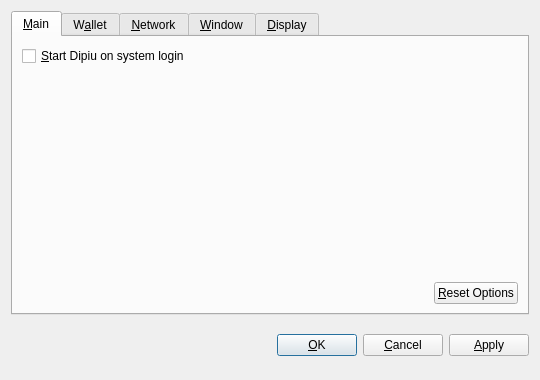
<?xml version="1.0" encoding="UTF-8"?>
<ui version="4.0">
 <class>OptionsDialog</class>
 <widget class="QDialog" name="OptionsDialog">
  <property name="geometry">
   <rect>
    <x>0</x>
    <y>0</y>
    <width>540</width>
    <height>380</height>
   </rect>
  </property>
  <property name="windowTitle">
   <string>Options</string>
  </property>
  <property name="modal">
   <bool>true</bool>
  </property>
  <layout class="QVBoxLayout" name="verticalLayout">
   <item>
    <widget class="QTabWidget" name="tabWidget">
     <property name="tabPosition">
      <enum>QTabWidget::North</enum>
     </property>
     <property name="currentIndex">
      <number>0</number>
     </property>
     <widget class="QWidget" name="tabMain">
      <attribute name="title">
       <string>&amp;Main</string>
      </attribute>
      <layout class="QVBoxLayout" name="verticalLayout_Main">
       <item>
        <widget class="QCheckBox" name="bitcoinAtStartup">
         <property name="toolTip">
          <string>Automatically start Dipiu after logging in to the system.</string>
         </property>
         <property name="text">
          <string>&amp;Start Dipiu on system login</string>
         </property>
        </widget>
       </item>
       <item>
        <spacer name="verticalSpacer_Main">
         <property name="orientation">
          <enum>Qt::Vertical</enum>
         </property>
         <property name="sizeHint" stdset="0">
          <size>
           <width>20</width>
           <height>40</height>
          </size>
         </property>
        </spacer>
       </item>
       <item>
        <layout class="QHBoxLayout" name="horizontalLayout_2_Main">
         <item>
          <spacer name="horizontalSpacer_2_Main">
           <property name="orientation">
            <enum>Qt::Horizontal</enum>
           </property>
           <property name="sizeHint" stdset="0">
            <size>
             <width>40</width>
             <height>20</height>
            </size>
           </property>
          </spacer>
         </item>
         <item>
          <widget class="QPushButton" name="resetButton">
           <property name="toolTip">
            <string>Reset all client options to default.</string>
           </property>
           <property name="text">
            <string>&amp;Reset Options</string>
           </property>
           <property name="autoDefault">
            <bool>false</bool>
           </property>
          </widget>
         </item>
        </layout>
       </item>
      </layout>
     </widget>
     <widget class="QWidget" name="tabWallet">
      <attribute name="title">
       <string>W&amp;allet</string>
      </attribute>
      <layout class="QVBoxLayout" name="verticalLayout_Network">
       <item>
        <widget class="QLabel" name="transactionFeeInfoLabel">
         <property name="text">
          <string>Optional transaction fee per kB that helps make sure your transactions are processed quickly. Most transactions are 1 kB.</string>
         </property>
         <property name="textFormat">
          <enum>Qt::PlainText</enum>
         </property>
         <property name="wordWrap">
          <bool>true</bool>
         </property>
        </widget>
       </item>
       <item>
        <layout class="QHBoxLayout" name="horizontalLayout_1_Main">
         <item>
          <widget class="QLabel" name="transactionFeeLabel">
           <property name="text">
            <string>Pay transaction &amp;fee</string>
           </property>
           <property name="textFormat">
            <enum>Qt::PlainText</enum>
           </property>
           <property name="buddy">
            <cstring>transactionFee</cstring>
           </property>
          </widget>
         </item>
         <item>
          <widget class="BitcoinAmountField" name="transactionFee"/>
         </item>
         <item>
          <spacer name="horizontalSpacer_1_Main">
           <property name="orientation">
            <enum>Qt::Horizontal</enum>
           </property>
           <property name="sizeHint" stdset="0">
            <size>
             <width>40</width>
             <height>20</height>
            </size>
           </property>
          </spacer>
         </item>
        </layout>
       </item>
       <item>
        <widget class="QLabel" name="label">
         <property name="text">
          <string>If you disable the spending of unconfirmed change, the change from a transaction cannot be used until that transaction has at least one confirmation. This also affects how your balance is computed.</string>
         </property>
         <property name="wordWrap">
          <bool>true</bool>
         </property>
        </widget>
       </item>
       <item>
        <widget class="QCheckBox" name="spendZeroConfChange">
         <property name="text">
          <string>Spend unconfirmed change  (experts only)</string>
         </property>
        </widget>
       </item>
       <item>
        <spacer name="verticalSpacer">
         <property name="orientation">
          <enum>Qt::Vertical</enum>
         </property>
         <property name="sizeHint" stdset="0">
          <size>
           <width>20</width>
           <height>40</height>
          </size>
         </property>
        </spacer>
       </item>
      </layout>
     </widget>
     <widget class="QWidget" name="tabNetwork">
      <attribute name="title">
       <string>&amp;Network</string>
      </attribute>
      <layout class="QVBoxLayout" name="verticalLayout_Network">
       <item>
        <widget class="QCheckBox" name="mapPortUpnp">
         <property name="toolTip">
          <string>Automatically open the Dipiu client port on the router. This only works when your router supports UPnP and it is enabled.</string>
         </property>
         <property name="text">
          <string>Map port using &amp;UPnP</string>
         </property>
        </widget>
       </item>
       <item>
        <widget class="QCheckBox" name="connectSocks">
         <property name="toolTip">
          <string>Connect to the Dipiu network through a SOCKS proxy (e.g. when connecting through Tor).</string>
         </property>
         <property name="text">
          <string>&amp;Connect through SOCKS proxy:</string>
         </property>
        </widget>
       </item>
       <item>
        <layout class="QHBoxLayout" name="horizontalLayout_Network">
         <item>
          <widget class="QLabel" name="proxyIpLabel">
           <property name="text">
            <string>Proxy &amp;IP:</string>
           </property>
           <property name="textFormat">
            <enum>Qt::PlainText</enum>
           </property>
           <property name="buddy">
            <cstring>proxyIp</cstring>
           </property>
          </widget>
         </item>
         <item>
          <widget class="QValidatedLineEdit" name="proxyIp">
           <property name="maximumSize">
            <size>
             <width>140</width>
             <height>16777215</height>
            </size>
           </property>
           <property name="toolTip">
            <string>IP address of the proxy (e.g. 127.0.0.1)</string>
           </property>
          </widget>
         </item>
         <item>
          <widget class="QLabel" name="proxyPortLabel">
           <property name="text">
            <string>&amp;Port:</string>
           </property>
           <property name="textFormat">
            <enum>Qt::PlainText</enum>
           </property>
           <property name="buddy">
            <cstring>proxyPort</cstring>
           </property>
          </widget>
         </item>
         <item>
          <widget class="QLineEdit" name="proxyPort">
           <property name="maximumSize">
            <size>
             <width>55</width>
             <height>16777215</height>
            </size>
           </property>
           <property name="toolTip">
            <string>Port of the proxy (e.g. 9050)</string>
           </property>
          </widget>
         </item>
         <item>
          <widget class="QLabel" name="socksVersionLabel">
           <property name="text">
            <string>SOCKS &amp;Version:</string>
           </property>
           <property name="textFormat">
            <enum>Qt::PlainText</enum>
           </property>
           <property name="buddy">
            <cstring>socksVersion</cstring>
           </property>
          </widget>
         </item>
         <item>
          <widget class="QValueComboBox" name="socksVersion">
           <property name="toolTip">
            <string>SOCKS version of the proxy (e.g. 5)</string>
           </property>
          </widget>
         </item>
         <item>
          <spacer name="horizontalSpacer_Network">
           <property name="orientation">
            <enum>Qt::Horizontal</enum>
           </property>
           <property name="sizeHint" stdset="0">
            <size>
             <width>40</width>
             <height>20</height>
            </size>
           </property>
          </spacer>
         </item>
        </layout>
       </item>
       <item>
        <spacer name="verticalSpacer_Network">
         <property name="orientation">
          <enum>Qt::Vertical</enum>
         </property>
         <property name="sizeHint" stdset="0">
          <size>
           <width>20</width>
           <height>40</height>
          </size>
         </property>
        </spacer>
       </item>
      </layout>
     </widget>
     <widget class="QWidget" name="tabWindow">
      <attribute name="title">
       <string>&amp;Window</string>
      </attribute>
      <layout class="QVBoxLayout" name="verticalLayout_Window">
       <item>
        <widget class="QCheckBox" name="minimizeToTray">
         <property name="toolTip">
          <string>Show only a tray icon after minimizing the window.</string>
         </property>
         <property name="text">
          <string>&amp;Minimize to the tray instead of the taskbar</string>
         </property>
        </widget>
       </item>
       <item>
        <widget class="QCheckBox" name="minimizeOnClose">
         <property name="toolTip">
          <string>Minimize instead of exit the application when the window is closed. When this option is enabled, the application will be closed only after selecting Quit in the menu.</string>
         </property>
         <property name="text">
          <string>M&amp;inimize on close</string>
         </property>
        </widget>
       </item>
       <item>
        <spacer name="verticalSpacer_Window">
         <property name="orientation">
          <enum>Qt::Vertical</enum>
         </property>
         <property name="sizeHint" stdset="0">
          <size>
           <width>20</width>
           <height>40</height>
          </size>
         </property>
        </spacer>
       </item>
      </layout>
     </widget>
     <widget class="QWidget" name="tabDisplay">
      <attribute name="title">
       <string>&amp;Display</string>
      </attribute>
      <layout class="QVBoxLayout" name="verticalLayout_Display">
       <item>
        <layout class="QHBoxLayout" name="horizontalLayout_1_Display">
         <item>
          <widget class="QLabel" name="langLabel">
           <property name="text">
            <string>User Interface &amp;language:</string>
           </property>
           <property name="textFormat">
            <enum>Qt::PlainText</enum>
           </property>
           <property name="buddy">
            <cstring>lang</cstring>
           </property>
          </widget>
         </item>
         <item>
          <widget class="QValueComboBox" name="lang">
           <property name="toolTip">
            <string>The user interface language can be set here. This setting will take effect after restarting Dipiu.</string>
           </property>
          </widget>
         </item>
        </layout>
       </item>
       <item>
        <layout class="QHBoxLayout" name="horizontalLayout_2_Display">
         <item>
          <widget class="QLabel" name="unitLabel">
           <property name="text">
            <string>&amp;Unit to show amounts in:</string>
           </property>
           <property name="textFormat">
            <enum>Qt::PlainText</enum>
           </property>
           <property name="buddy">
            <cstring>unit</cstring>
           </property>
          </widget>
         </item>
         <item>
          <widget class="QValueComboBox" name="unit">
           <property name="toolTip">
            <string>Choose the default subdivision unit to show in the interface and when sending coins.</string>
           </property>
          </widget>
         </item>
        </layout>
       </item>
       <item>
        <widget class="QCheckBox" name="displayAddresses">
         <property name="toolTip">
          <string>Whether to show Dipiu addresses in the transaction list or not.</string>
         </property>
         <property name="text">
          <string>&amp;Display addresses in transaction list</string>
         </property>
        </widget>
       </item>
       <item>
        <widget class="QCheckBox" name="coinControlFeatures">
         <property name="toolTip">
          <string>Whether to show coin control features or not.</string>
         </property>
         <property name="text">
          <string>Display coin &amp;control features (experts only!)</string>
         </property>
        </widget>
       </item>
       <item>
        <spacer name="verticalSpacer_Display">
         <property name="orientation">
          <enum>Qt::Vertical</enum>
         </property>
         <property name="sizeHint" stdset="0">
          <size>
           <width>20</width>
           <height>40</height>
          </size>
         </property>
        </spacer>
       </item>
      </layout>
     </widget>
    </widget>
   </item>
   <item>
    <layout class="QHBoxLayout" name="horizontalLayout_Buttons">
     <item>
      <spacer name="horizontalSpacer_1">
       <property name="orientation">
        <enum>Qt::Horizontal</enum>
       </property>
       <property name="sizeHint" stdset="0">
        <size>
         <width>40</width>
         <height>48</height>
        </size>
       </property>
      </spacer>
     </item>
     <item>
      <widget class="QLabel" name="statusLabel">
       <property name="font">
        <font>
         <weight>75</weight>
         <bold>true</bold>
        </font>
       </property>
       <property name="text">
        <string/>
       </property>
       <property name="textFormat">
        <enum>Qt::PlainText</enum>
       </property>
       <property name="wordWrap">
        <bool>true</bool>
       </property>
      </widget>
     </item>
     <item>
      <spacer name="horizontalSpacer_2">
       <property name="orientation">
        <enum>Qt::Horizontal</enum>
       </property>
       <property name="sizeHint" stdset="0">
        <size>
         <width>40</width>
         <height>48</height>
        </size>
       </property>
      </spacer>
     </item>
     <item>
      <widget class="QPushButton" name="okButton">
       <property name="text">
        <string>&amp;OK</string>
       </property>
      </widget>
     </item>
     <item>
      <widget class="QPushButton" name="cancelButton">
       <property name="text">
        <string>&amp;Cancel</string>
       </property>
       <property name="autoDefault">
        <bool>false</bool>
       </property>
      </widget>
     </item>
     <item>
      <widget class="QPushButton" name="applyButton">
       <property name="text">
        <string>&amp;Apply</string>
       </property>
       <property name="autoDefault">
        <bool>false</bool>
       </property>
      </widget>
     </item>
    </layout>
   </item>
  </layout>
 </widget>
 <customwidgets>
  <customwidget>
   <class>BitcoinAmountField</class>
   <extends>QSpinBox</extends>
   <header>bitcoinamountfield.h</header>
  </customwidget>
  <customwidget>
   <class>QValueComboBox</class>
   <extends>QComboBox</extends>
   <header>qvaluecombobox.h</header>
  </customwidget>
  <customwidget>
   <class>QValidatedLineEdit</class>
   <extends>QLineEdit</extends>
   <header>qvalidatedlineedit.h</header>
  </customwidget>
 </customwidgets>
 <resources/>
 <connections/>
</ui>
